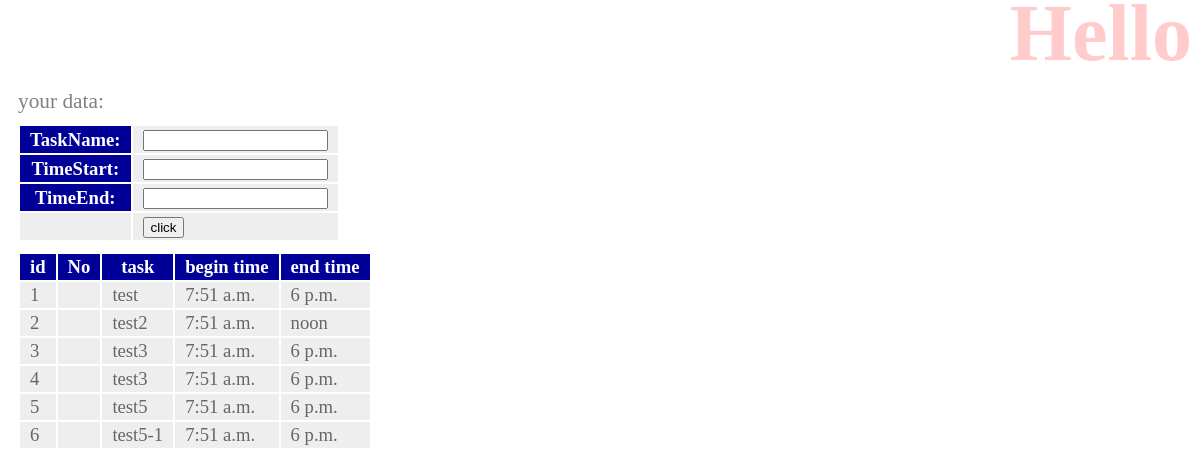
The page /TimeTrackTool/ on the database its author committed.
### TimeTrackTool/models.py (models this page shows)
class Task(models.Model):
    WORKING = 1
    NOT_WORKING = 0
    TaskName = models.CharField(max_length=50)
    TimeStart = models.TimeField()
    TimeEnd = models.TimeField()
    OnWorkFlag = models.IntegerField(null=True)

### TimeTrackTool/views.py (the view, shortened to what this page needs)
# urls.py: url(r'', TopPage.as_view(), name='TopPage')
class TopPage(TemplateView):
    def __init__(self):
        self.params = {
            'title' : 'Hello',
            'message' : 'your data:',
            'form' : MyForm(),
            'data' : [],
        }
    def get(self, request):
        self.params['data'] = Task.objects.all()
        return render(request, 'TimeTrackTool/TopPage.html', self.params)

### TimeTrackTool/forms.py
class MyForm(forms.ModelForm):
    class Meta:
        model = Task
        fields = ['TaskName', 'TimeStart', 'TimeEnd']
    """
    Number = forms.IntegerField(label="Number")
    TaskName = forms.CharField(label="TaskName")
    TimeStart = forms.TimeField(label="TimeStart")
    TimeEnd = forms.TimeField(label="TimeEnd")
    """

### TimeTrackTool/templates/TimeTrackTool/TopPage.html (shortened to what this page needs)
{% load static %}
<!DOCTYPE html>
<html lang="ja">
    <head>
        <link rel="stylesheet" type="text/css" href="{% static 'TopPage/css/style.css' %}" />
    </head>
    <body>
        <h1>{{title}}</h1>
        <p>{{message|safe}}</p>
        <table>
            <form action="{% url 'TopPage' %}" method="POST">
                {{ form.as_table }}
                <tr><td></td><td><input type="submit" value="click"></td></tr>
            </form>
        </table>
        <table>
            <tr>
                <th>id</th>
                <th>No</th>
                <th>task</th>
                <th>begin time</th>
                <th>end time</th>
            </tr>
            {% for item in data %}
            <tr>
                <td>{{item.id}}</td>
                <td>{{item.Number}}</td>
                <td>{{item.TaskName}}</td>
                <td>{{item.TimeStart}}</td>
                <td>{{item.TimeEnd}}</td>
            </tr>
            {% endfor %}
        </table>
    </body>
</html>

### TimeTrackTool/static/TopPage/css/style.css (style rules this page uses)
body { color:gray; font-size: 16pt; }
h1 { color: red; opacity: 0.2; font-size: 60pt; margin-top: -20px; margin-bottom: 0px; text-align: right; }
p { margin: 10px; }
table { margin :10px; font-size: 14pt; }
table tr th { background-color: #009; color: white; padding: 2px 10px; border-width: 2px; }
table tr td { background-color: #eee; color: #666; padding: 2px 10px; border-width: 2px; }

### rows shown on the page
Task: id "1", TaskName "test", TimeStart "7:51 a.m.", TimeEnd "6 p.m."
Task: id "2", TaskName "test2", TimeStart "7:51 a.m.", TimeEnd "noon"
Task: id "3", TaskName "test3", TimeStart "7:51 a.m.", TimeEnd "6 p.m."
Task: id "4", TaskName "test3", TimeStart "7:51 a.m.", TimeEnd "6 p.m."
Task: id "5", TaskName "test5", TimeStart "7:51 a.m.", TimeEnd "6 p.m."
Task: id "6", TaskName "test5-1", TimeStart "7:51 a.m.", TimeEnd "6 p.m."

### other values the page prints
{{ message|safe }} "your data:"
